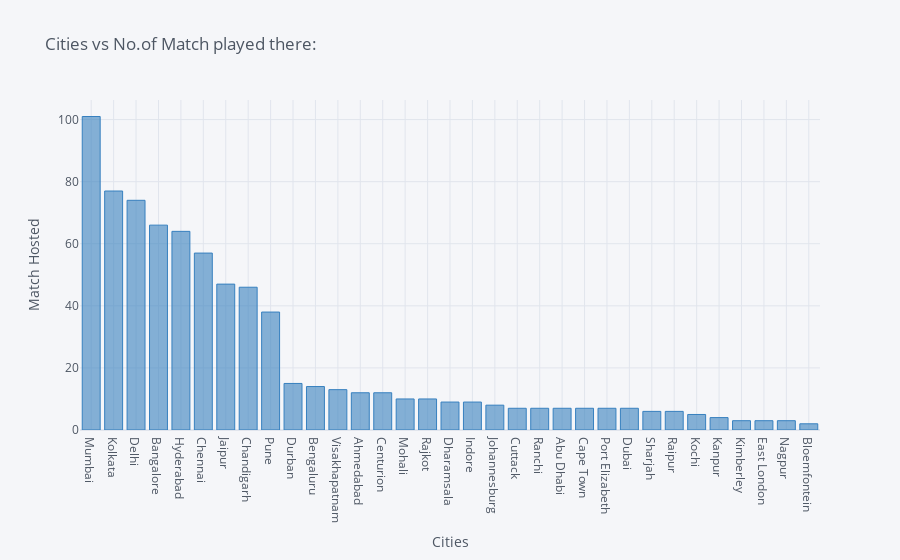

Notebook source saved alongside this figure:
### Code cell
cities_df.iplot(kind = 'bar' , x = 'Cities' , y = 'Match Hosted' , title = 'Cities vs No.of Match played there:' , xTitle = 'Cities' , yTitle = 'Match Hosted',colors='blue')

### Figure 1 — Plotly figure (JSON) as saved in the notebook; plotly's stock layout.template omitted (floating-point values rounded to 4 significant figures)
{"data": [{"marker": {"color": "rgba(55, 128, 191, 0.6)", "line": {"color": "rgba(55, 128, 191, 1.0)", "width": 1}}, "name": "Match Hosted", "orientation": "v", "text": "", "type": "bar", "x": ["Mumbai", "Kolkata", "Delhi", "Bangalore", "Hyderabad", "Chennai", "Jaipur", "Chandigarh", "Pune", "Durban", "Bengaluru", "Visakhapatnam", "Ahmedabad", "Centurion", "Mohali", "Rajkot", "Dharamsala", "Indore", "Johannesburg", "Cuttack", "Ranchi", "Abu Dhabi", "Cape Town", "Port Elizabeth", "Dubai", "Sharjah", "Raipur", "Kochi", "Kanpur", "Kimberley", "East London", "Nagpur", "Bloemfontein"], "y": [101, 77, 74, 66, 64, 57, 47, 46, 38, 15, 14, 13, 12, 12, 10, 10, 9, 9, 8, 7, 7, 7, 7, 7, 7, 6, 6, 5, 4, 3, 3, 3, 2]}], "layout": {"legend": {"bgcolor": "#F5F6F9", "font": {"color": "#4D5663"}}, "paper_bgcolor": "#F5F6F9", "plot_bgcolor": "#F5F6F9", "title": {"font": {"color": "#4D5663"}, "text": "Cities vs No.of Match played there:"}, "xaxis": {"gridcolor": "#E1E5ED", "showgrid": true, "tickfont": {"color": "#4D5663"}, "title": {"font": {"color": "#4D5663"}, "text": "Cities"}, "zerolinecolor": "#E1E5ED"}, "yaxis": {"gridcolor": "#E1E5ED", "showgrid": true, "tickfont": {"color": "#4D5663"}, "title": {"font": {"color": "#4D5663"}, "text": "Match Hosted"}, "zerolinecolor": "#E1E5ED"}}}
